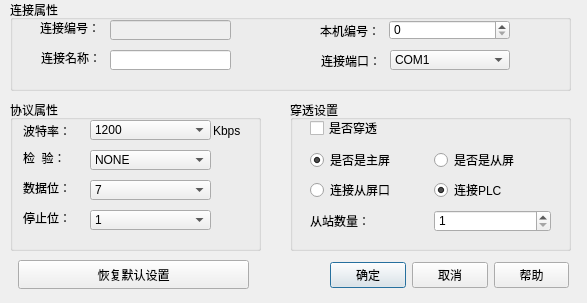
<?xml version="1.0" encoding="UTF-8"?>
<ui version="4.0">
 <class>NewPLCCtrl</class>
 <widget class="QDialog" name="NewPLCCtrl">
  <property name="geometry">
   <rect>
    <x>0</x>
    <y>0</y>
    <width>587</width>
    <height>303</height>
   </rect>
  </property>
  <property name="font">
   <font>
    <weight>50</weight>
    <bold>false</bold>
   </font>
  </property>
  <property name="acceptDrops">
   <bool>false</bool>
  </property>
  <property name="windowTitle">
   <string>Dialog</string>
  </property>
  <widget class="QLabel" name="label_12">
   <property name="geometry">
    <rect>
     <x>312</x>
     <y>137</y>
     <width>16</width>
     <height>16</height>
    </rect>
   </property>
   <property name="text">
    <string/>
   </property>
  </widget>
  <widget class="QWidget" name="layoutWidget">
   <property name="geometry">
    <rect>
     <x>330</x>
     <y>260</y>
     <width>239</width>
     <height>31</height>
    </rect>
   </property>
   <layout class="QHBoxLayout" name="horizontalLayout">
    <item>
     <widget class="QPushButton" name="pushButton_sure">
      <property name="text">
       <string>确定</string>
      </property>
     </widget>
    </item>
    <item>
     <widget class="QPushButton" name="pushButton_cancel">
      <property name="text">
       <string>取消</string>
      </property>
     </widget>
    </item>
    <item>
     <widget class="QPushButton" name="pushButton_sure_2">
      <property name="text">
       <string>帮助</string>
      </property>
     </widget>
    </item>
   </layout>
  </widget>
  <widget class="QPushButton" name="DefaultSet">
   <property name="geometry">
    <rect>
     <x>18</x>
     <y>260</y>
     <width>231</width>
     <height>29</height>
    </rect>
   </property>
   <property name="text">
    <string>恢复默认设置</string>
   </property>
  </widget>
  <widget class="QGroupBox" name="groupBox">
   <property name="geometry">
    <rect>
     <x>10</x>
     <y>0</y>
     <width>561</width>
     <height>91</height>
    </rect>
   </property>
   <property name="title">
    <string>连接属性</string>
   </property>
   <widget class="QLineEdit" name="edit_name">
    <property name="geometry">
     <rect>
      <x>100</x>
      <y>50</y>
      <width>121</width>
      <height>20</height>
     </rect>
    </property>
    <property name="toolTip">
     <string>链接名称中不能包含'#'号</string>
    </property>
    <property name="text">
     <string/>
    </property>
    <property name="maxLength">
     <number>99</number>
    </property>
   </widget>
   <widget class="QLabel" name="label_number">
    <property name="geometry">
     <rect>
      <x>30</x>
      <y>20</y>
      <width>61</width>
      <height>16</height>
     </rect>
    </property>
    <property name="text">
     <string>连接编号：</string>
    </property>
   </widget>
   <widget class="QLabel" name="label_name">
    <property name="geometry">
     <rect>
      <x>31</x>
      <y>50</y>
      <width>61</width>
      <height>16</height>
     </rect>
    </property>
    <property name="text">
     <string>连接名称：</string>
    </property>
   </widget>
   <widget class="QLineEdit" name="edit_number">
    <property name="enabled">
     <bool>false</bool>
    </property>
    <property name="geometry">
     <rect>
      <x>100</x>
      <y>20</y>
      <width>121</width>
      <height>20</height>
     </rect>
    </property>
    <property name="text">
     <string/>
    </property>
    <property name="echoMode">
     <enum>QLineEdit::Normal</enum>
    </property>
    <property name="readOnly">
     <bool>false</bool>
    </property>
   </widget>
   <widget class="QSpinBox" name="spin_HMInumber">
    <property name="geometry">
     <rect>
      <x>379</x>
      <y>20</y>
      <width>121</width>
      <height>20</height>
     </rect>
    </property>
    <property name="maximum">
     <number>255</number>
    </property>
   </widget>
   <widget class="QLabel" name="label_HMInumber">
    <property name="geometry">
     <rect>
      <x>310</x>
      <y>20</y>
      <width>61</width>
      <height>21</height>
     </rect>
    </property>
    <property name="text">
     <string>本机编号：</string>
    </property>
   </widget>
   <widget class="QComboBox" name="combo_serialport">
    <property name="geometry">
     <rect>
      <x>380</x>
      <y>50</y>
      <width>120</width>
      <height>20</height>
     </rect>
    </property>
    <item>
     <property name="text">
      <string>COM1</string>
     </property>
    </item>
    <item>
     <property name="text">
      <string>COM2</string>
     </property>
    </item>
    <item>
     <property name="text">
      <string>COM3</string>
     </property>
    </item>
    <item>
     <property name="text">
      <string>网络</string>
     </property>
    </item>
    <item>
     <property name="text">
      <string>CAN1</string>
     </property>
    </item>
    <item>
     <property name="text">
      <string>CAN2</string>
     </property>
    </item>
   </widget>
   <widget class="QLabel" name="label_serial">
    <property name="geometry">
     <rect>
      <x>311</x>
      <y>50</y>
      <width>61</width>
      <height>21</height>
     </rect>
    </property>
    <property name="text">
     <string>连接端口：</string>
    </property>
   </widget>
  </widget>
  <widget class="QGroupBox" name="groupBox_2">
   <property name="geometry">
    <rect>
     <x>10</x>
     <y>100</y>
     <width>251</width>
     <height>151</height>
    </rect>
   </property>
   <property name="title">
    <string>协议属性</string>
   </property>
   <widget class="QComboBox" name="stopbits">
    <property name="geometry">
     <rect>
      <x>80</x>
      <y>110</y>
      <width>121</width>
      <height>20</height>
     </rect>
    </property>
    <item>
     <property name="text">
      <string>1</string>
     </property>
    </item>
    <item>
     <property name="text">
      <string>2</string>
     </property>
    </item>
   </widget>
   <widget class="QComboBox" name="combo_baudrate">
    <property name="geometry">
     <rect>
      <x>80</x>
      <y>20</y>
      <width>121</width>
      <height>20</height>
     </rect>
    </property>
    <item>
     <property name="text">
      <string>1200</string>
     </property>
    </item>
    <item>
     <property name="text">
      <string>2400</string>
     </property>
    </item>
    <item>
     <property name="text">
      <string>4800</string>
     </property>
    </item>
    <item>
     <property name="text">
      <string>9600</string>
     </property>
    </item>
    <item>
     <property name="text">
      <string>19200</string>
     </property>
    </item>
    <item>
     <property name="text">
      <string>38400</string>
     </property>
    </item>
    <item>
     <property name="text">
      <string>57600</string>
     </property>
    </item>
    <item>
     <property name="text">
      <string>115200</string>
     </property>
    </item>
    <item>
     <property name="text">
      <string>230400</string>
     </property>
    </item>
   </widget>
   <widget class="QLabel" name="label_check">
    <property name="geometry">
     <rect>
      <x>13</x>
      <y>50</y>
      <width>61</width>
      <height>16</height>
     </rect>
    </property>
    <property name="text">
     <string>检  验：</string>
    </property>
   </widget>
   <widget class="QComboBox" name="combo_checkType">
    <property name="geometry">
     <rect>
      <x>80</x>
      <y>50</y>
      <width>121</width>
      <height>20</height>
     </rect>
    </property>
    <item>
     <property name="text">
      <string>NONE</string>
     </property>
    </item>
    <item>
     <property name="text">
      <string>EVEN</string>
     </property>
    </item>
    <item>
     <property name="text">
      <string>ODD</string>
     </property>
    </item>
   </widget>
   <widget class="QLabel" name="label_kp">
    <property name="geometry">
     <rect>
      <x>203</x>
      <y>20</y>
      <width>41</width>
      <height>21</height>
     </rect>
    </property>
    <property name="text">
     <string>Kbps</string>
    </property>
   </widget>
   <widget class="QComboBox" name="combo_databits">
    <property name="geometry">
     <rect>
      <x>80</x>
      <y>80</y>
      <width>121</width>
      <height>20</height>
     </rect>
    </property>
    <item>
     <property name="text">
      <string>7</string>
     </property>
    </item>
    <item>
     <property name="text">
      <string>8</string>
     </property>
    </item>
   </widget>
   <widget class="QLabel" name="label_bit">
    <property name="geometry">
     <rect>
      <x>13</x>
      <y>80</y>
      <width>61</width>
      <height>16</height>
     </rect>
    </property>
    <property name="text">
     <string>数据位：</string>
    </property>
   </widget>
   <widget class="QLabel" name="label_stopbit">
    <property name="geometry">
     <rect>
      <x>13</x>
      <y>110</y>
      <width>61</width>
      <height>16</height>
     </rect>
    </property>
    <property name="text">
     <string>停止位：</string>
    </property>
   </widget>
   <widget class="QLabel" name="label_baudrate">
    <property name="geometry">
     <rect>
      <x>13</x>
      <y>20</y>
      <width>61</width>
      <height>21</height>
     </rect>
    </property>
    <property name="text">
     <string>波特率：</string>
    </property>
   </widget>
  </widget>
  <widget class="QGroupBox" name="groupBox_3">
   <property name="geometry">
    <rect>
     <x>290</x>
     <y>100</y>
     <width>281</width>
     <height>151</height>
    </rect>
   </property>
   <property name="title">
    <string>穿透设置</string>
   </property>
   <widget class="QCheckBox" name="check_transmit">
    <property name="geometry">
     <rect>
      <x>20</x>
      <y>20</y>
      <width>85</width>
      <height>16</height>
     </rect>
    </property>
    <property name="text">
     <string>是否穿透</string>
    </property>
   </widget>
   <widget class="QWidget" name="layoutWidget">
    <property name="geometry">
     <rect>
      <x>20</x>
      <y>50</y>
      <width>241</width>
      <height>20</height>
     </rect>
    </property>
    <layout class="QHBoxLayout" name="horizontalLayout_4">
     <item>
      <widget class="QRadioButton" name="m_MainScreenradioBtn">
       <property name="text">
        <string>是否是主屏</string>
       </property>
       <property name="checked">
        <bool>true</bool>
       </property>
      </widget>
     </item>
     <item>
      <widget class="QRadioButton" name="m_FromScreenradioBtn">
       <property name="text">
        <string>是否是从屏</string>
       </property>
      </widget>
     </item>
    </layout>
   </widget>
   <widget class="QWidget" name="layoutWidget">
    <property name="geometry">
     <rect>
      <x>20</x>
      <y>80</y>
      <width>241</width>
      <height>20</height>
     </rect>
    </property>
    <layout class="QHBoxLayout" name="horizontalLayout_3">
     <item>
      <widget class="QRadioButton" name="m_LinkFromScreenradioBtn">
       <property name="text">
        <string>连接从屏口</string>
       </property>
      </widget>
     </item>
     <item>
      <widget class="QRadioButton" name="m_LinkPLCradioBtn">
       <property name="text">
        <string>连接PLC</string>
       </property>
       <property name="checked">
        <bool>true</bool>
       </property>
      </widget>
     </item>
    </layout>
   </widget>
   <widget class="QWidget" name="layoutWidget">
    <property name="geometry">
     <rect>
      <x>20</x>
      <y>110</y>
      <width>241</width>
      <height>22</height>
     </rect>
    </property>
    <layout class="QHBoxLayout" name="horizontalLayout_2">
     <item>
      <widget class="QLabel" name="label">
       <property name="text">
        <string>从站数量：</string>
       </property>
      </widget>
     </item>
     <item>
      <widget class="QSpinBox" name="m_FromScreenspinBox">
       <property name="minimum">
        <number>1</number>
       </property>
       <property name="maximum">
        <number>20</number>
       </property>
      </widget>
     </item>
    </layout>
   </widget>
  </widget>
 </widget>
 <resources/>
 <connections/>
</ui>
